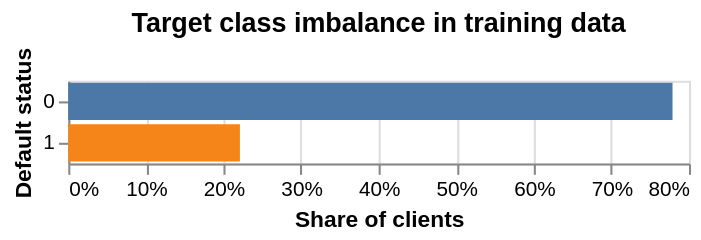

The notebook cell this image was saved under:
### Markdown cell above
## 1. Class balance

What share of clients default? Why does that make accuracy a poor metric here?

### Code cell
props = train[TARGET].value_counts(normalize=True).reset_index()

alt.Chart(props).mark_bar().encode(
    y=alt.Y("default:N", title="Default status", sort="-x"),
    x=alt.X("proportion:Q", title="Share of clients", axis=alt.Axis(format="%")),
    color=alt.Color("default:N", legend=None),
    tooltip=[
        alt.Tooltip("default:N", title="Default status"),
        alt.Tooltip("proportion:Q", title="Share", format=".1%"),
    ],
).properties(title="Target class imbalance in training data")

### Figure 1 — Vega specification as saved in the notebook (floating-point values rounded to 4 significant figures)
{"$schema": "https://vega.github.io/schema/vega/v6.json", "data": [{"name": "source_0"}, {"name": "data_0", "values": [{"default": 0, "proportion": 0.7788, "proportion_end": 0.7788, "proportion_start": 0.0}, {"default": 1, "proportion": 0.2212, "proportion_end": 0.2212, "proportion_start": 0.0}]}, {"name": "source_0_y_domain_default", "values": [{"default": 0, "sort_field": 0.7788}, {"default": 1, "sort_field": 0.2212}]}, {"name": "data_0_color_domain_default", "values": [{"default": 0}, {"default": 1}]}], "signals": [{"name": "y_step", "value": 20}, {"name": "height", "update": "bandspace(domain('y').length, 0.1, 0.05) * y_step"}], "marks": [{"type": "rect", "name": "marks", "from": {"data": "data_0"}, "encode": {"update": {"y": {"field": "default", "scale": "y"}, "x2": {"field": "proportion_start", "scale": "x"}, "tooltip": {"signal": "{\"Default status\": isValid(datum[\"default\"]) ? isArray(datum[\"default\"]) ? join(datum[\"default\"], '\\n') : datum[\"default\"] : \"\"+datum[\"default\"], \"Share\": format(datum[\"proportion\"], \".1%\")}"}, "height": {"signal": "max(0.25, bandwidth('y'))"}, "fill": {"field": "default", "scale": "color"}, "x": {"field": "proportion_end", "scale": "x"}}}, "style": ["bar"]}], "scales": [{"name": "x", "type": "linear", "domain": {"data": "data_0", "fields": ["proportion_start", "proportion_end"]}, "range": [0, {"signal": "width"}], "zero": true, "nice": true}, {"name": "y", "type": "band", "domain": {"data": "source_0_y_domain_default", "field": "default", "sort": {"op": "max", "field": "sort_field", "order": "descending"}}, "range": {"step": {"signal": "y_step"}}, "paddingOuter": 0.05, "paddingInner": 0.1}, {"name": "color", "type": "ordinal", "domain": {"data": "data_0_color_domain_default", "field": "default", "sort": true}, "range": "category"}], "axes": [{"scale": "x", "domain": false, "maxExtent": 0, "labels": false, "orient": "bottom", "gridScale": "y", "zindex": 0, "tickCount": {"signal": "ceil(width/40)"}, "grid": true, "aria": false, "minExtent": 0, "ticks": false}, {"scale": "x", "format": "%", "orient": "bottom", "title": "Share of clients", "labelFlush": true, "labelOverlap": true, "grid": false, "zindex": 0, "tickCount": {"signal": "ceil(width/40)"}}, {"scale": "y", "zindex": 0, "title": "Default status", "grid": false, "orient": "left"}], "title": {"text": "Target class imbalance in training data", "frame": "group"}, "background": "white", "width": 300, "style": "cell", "padding": 5}
